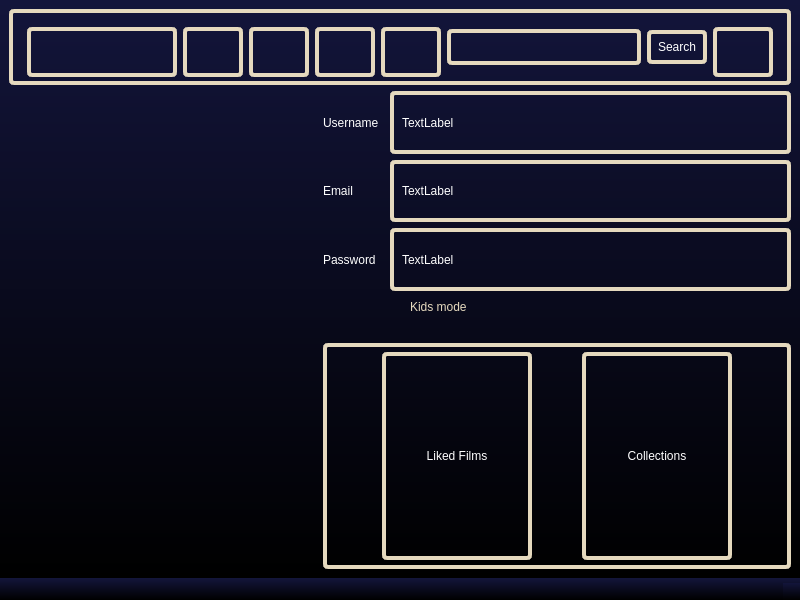
<?xml version="1.0" encoding="UTF-8"?>
<ui version="4.0">
 <class>PersUser</class>
 <widget class="QMainWindow" name="PersUser">
  <property name="geometry">
   <rect>
    <x>0</x>
    <y>0</y>
    <width>800</width>
    <height>600</height>
   </rect>
  </property>
  <property name="windowTitle">
   <string>MainWindow</string>
  </property>
  <property name="styleSheet">
   <string notr="true">background: qlineargradient(spread: pad, x1: 0, y1: 1, x2: 0, y2: 0, stop: 0 rgb(0, 0, 0), stop: 1 rgb(19, 21, 59));
color: white;</string>
  </property>
  <widget class="QWidget" name="centralwidget">
   <layout class="QGridLayout" name="gridLayout_2">
    <item row="1" column="1">
     <layout class="QVBoxLayout" name="verticalLayout_2">
      <item>
       <layout class="QGridLayout" name="gridLayout">
        <item row="3" column="1">
         <widget class="QRadioButton" name="radioButton">
          <property name="styleSheet">
           <string notr="true">background-color: rgba(255, 255, 255, 0);
color:rgb(229, 217, 190);</string>
          </property>
          <property name="text">
           <string>Kids mode</string>
          </property>
         </widget>
        </item>
        <item row="1" column="0">
         <widget class="QLabel" name="label_3">
          <property name="sizePolicy">
           <sizepolicy hsizetype="Minimum" vsizetype="Preferred">
            <horstretch>61</horstretch>
            <verstretch>0</verstretch>
           </sizepolicy>
          </property>
          <property name="maximumSize">
           <size>
            <width>61</width>
            <height>16777215</height>
           </size>
          </property>
          <property name="styleSheet">
           <string notr="true">background-color: rgba(255, 255, 255, 0);

</string>
          </property>
          <property name="text">
           <string>Email</string>
          </property>
         </widget>
        </item>
        <item row="0" column="1">
         <widget class="QLabel" name="label_6">
          <property name="sizePolicy">
           <sizepolicy hsizetype="Preferred" vsizetype="Preferred">
            <horstretch>0</horstretch>
            <verstretch>0</verstretch>
           </sizepolicy>
          </property>
          <property name="minimumSize">
           <size>
            <width>400</width>
            <height>20</height>
           </size>
          </property>
          <property name="styleSheet">
           <string notr="true">background-color: rgba(255, 255, 255, 0);
border: 4px solid rgb(229, 217, 190);
border-radius: 5px;
padding: 5px;

</string>
          </property>
          <property name="text">
           <string>TextLabel</string>
          </property>
         </widget>
        </item>
        <item row="0" column="0">
         <widget class="QLabel" name="label_2">
          <property name="sizePolicy">
           <sizepolicy hsizetype="Minimum" vsizetype="Preferred">
            <horstretch>61</horstretch>
            <verstretch>0</verstretch>
           </sizepolicy>
          </property>
          <property name="maximumSize">
           <size>
            <width>61</width>
            <height>16777215</height>
           </size>
          </property>
          <property name="styleSheet">
           <string notr="true">background-color: rgba(255, 255, 255, 0);


</string>
          </property>
          <property name="text">
           <string>Username</string>
          </property>
         </widget>
        </item>
        <item row="2" column="0">
         <widget class="QLabel" name="label_5">
          <property name="sizePolicy">
           <sizepolicy hsizetype="Minimum" vsizetype="Preferred">
            <horstretch>61</horstretch>
            <verstretch>0</verstretch>
           </sizepolicy>
          </property>
          <property name="maximumSize">
           <size>
            <width>61</width>
            <height>16777215</height>
           </size>
          </property>
          <property name="styleSheet">
           <string notr="true">background-color: rgba(255, 255, 255, 0);

</string>
          </property>
          <property name="text">
           <string>Password</string>
          </property>
         </widget>
        </item>
        <item row="1" column="1">
         <widget class="QLabel" name="label_7">
          <property name="minimumSize">
           <size>
            <width>400</width>
            <height>20</height>
           </size>
          </property>
          <property name="styleSheet">
           <string notr="true">background-color: rgba(255, 255, 255, 0);
border: 4px solid rgb(229, 217, 190);
border-radius: 5px;
padding: 5px;

</string>
          </property>
          <property name="text">
           <string>TextLabel</string>
          </property>
         </widget>
        </item>
        <item row="2" column="1">
         <widget class="QLabel" name="label_8">
          <property name="minimumSize">
           <size>
            <width>400</width>
            <height>20</height>
           </size>
          </property>
          <property name="styleSheet">
           <string notr="true">background-color: rgba(255, 255, 255, 0);
border: 4px solid rgb(229, 217, 190);
border-radius: 5px;
padding: 5px;

</string>
          </property>
          <property name="text">
           <string>TextLabel</string>
          </property>
         </widget>
        </item>
       </layout>
      </item>
      <item>
       <layout class="QVBoxLayout" name="verticalLayout">
        <item>
         <spacer name="horizontalSpacer">
          <property name="orientation">
           <enum>Qt::Horizontal</enum>
          </property>
          <property name="sizeHint" stdset="0">
           <size>
            <width>40</width>
            <height>20</height>
           </size>
          </property>
         </spacer>
        </item>
       </layout>
      </item>
      <item>
       <layout class="QHBoxLayout" name="horizontalLayout_5">
        <item>
         <widget class="QWidget" name="widget" native="true">
          <property name="styleSheet">
           <string notr="true">background-color: rgba(255, 255, 255, 0);
border: 4px solid rgb(229, 217, 190);
border-radius: 5px;
padding: 5px;
</string>
          </property>
          <layout class="QHBoxLayout" name="horizontalLayout_6">
           <item>
            <layout class="QHBoxLayout" name="horizontalLayout_4">
             <property name="spacing">
              <number>50</number>
             </property>
             <property name="leftMargin">
              <number>50</number>
             </property>
             <property name="rightMargin">
              <number>50</number>
             </property>
             <item>
              <widget class="QPushButton" name="LikedBut">
               <property name="sizePolicy">
                <sizepolicy hsizetype="Preferred" vsizetype="Preferred">
                 <horstretch>150</horstretch>
                 <verstretch>200</verstretch>
                </sizepolicy>
               </property>
               <property name="minimumSize">
                <size>
                 <width>150</width>
                 <height>200</height>
                </size>
               </property>
               <property name="maximumSize">
                <size>
                 <width>250</width>
                 <height>16777215</height>
                </size>
               </property>
               <property name="text">
                <string>Liked Films</string>
               </property>
              </widget>
             </item>
             <item>
              <widget class="QPushButton" name="CollectionsBut">
               <property name="sizePolicy">
                <sizepolicy hsizetype="Preferred" vsizetype="Preferred">
                 <horstretch>150</horstretch>
                 <verstretch>200</verstretch>
                </sizepolicy>
               </property>
               <property name="minimumSize">
                <size>
                 <width>150</width>
                 <height>200</height>
                </size>
               </property>
               <property name="maximumSize">
                <size>
                 <width>250</width>
                 <height>16777215</height>
                </size>
               </property>
               <property name="text">
                <string>Collections</string>
               </property>
              </widget>
             </item>
            </layout>
           </item>
          </layout>
         </widget>
        </item>
       </layout>
      </item>
     </layout>
    </item>
    <item row="0" column="0" colspan="2">
     <layout class="QHBoxLayout" name="horizontalLayout_2">
      <item>
       <widget class="QFrame" name="frame">
        <property name="sizePolicy">
         <sizepolicy hsizetype="Preferred" vsizetype="Fixed">
          <horstretch>0</horstretch>
          <verstretch>76</verstretch>
         </sizepolicy>
        </property>
        <property name="minimumSize">
         <size>
          <width>0</width>
          <height>76</height>
         </size>
        </property>
        <property name="maximumSize">
         <size>
          <width>16777215</width>
          <height>76</height>
         </size>
        </property>
        <property name="styleSheet">
         <string notr="true">background-color: rgba(255, 255, 255, 0);
border: 4px solid rgb(229, 217, 190);
border-radius: 5px;
padding: 5px;
</string>
        </property>
        <property name="frameShape">
         <enum>QFrame::StyledPanel</enum>
        </property>
        <property name="frameShadow">
         <enum>QFrame::Raised</enum>
        </property>
        <layout class="QHBoxLayout" name="horizontalLayout_3" stretch="4,0,1,1,1,3,1,0">
         <item>
          <widget class="QLabel" name="label">
           <property name="minimumSize">
            <size>
             <width>150</width>
             <height>50</height>
            </size>
           </property>
           <property name="maximumSize">
            <size>
             <width>150</width>
             <height>50</height>
            </size>
           </property>
           <property name="styleSheet">
            <string notr="true">border-image: url(:/rec/Pics/LogoRem.png);</string>
           </property>
           <property name="text">
            <string/>
           </property>
          </widget>
         </item>
         <item>
          <widget class="QPushButton" name="HomeBPU">
           <property name="sizePolicy">
            <sizepolicy hsizetype="Fixed" vsizetype="Fixed">
             <horstretch>60</horstretch>
             <verstretch>50</verstretch>
            </sizepolicy>
           </property>
           <property name="minimumSize">
            <size>
             <width>60</width>
             <height>50</height>
            </size>
           </property>
           <property name="maximumSize">
            <size>
             <width>60</width>
             <height>50</height>
            </size>
           </property>
           <property name="styleSheet">
            <string notr="true">border-image: url(:/rec/Pics/housenormal.png);</string>
           </property>
           <property name="text">
            <string/>
           </property>
          </widget>
         </item>
         <item>
          <widget class="QPushButton" name="FilmsBPU">
           <property name="sizePolicy">
            <sizepolicy hsizetype="Fixed" vsizetype="Fixed">
             <horstretch>60</horstretch>
             <verstretch>50</verstretch>
            </sizepolicy>
           </property>
           <property name="minimumSize">
            <size>
             <width>60</width>
             <height>50</height>
            </size>
           </property>
           <property name="maximumSize">
            <size>
             <width>60</width>
             <height>50</height>
            </size>
           </property>
           <property name="styleSheet">
            <string notr="true">border-image: url(:/rec/Pics/Films.png);</string>
           </property>
           <property name="text">
            <string/>
           </property>
          </widget>
         </item>
         <item>
          <widget class="QPushButton" name="TVShowsPU">
           <property name="sizePolicy">
            <sizepolicy hsizetype="Fixed" vsizetype="Fixed">
             <horstretch>60</horstretch>
             <verstretch>50</verstretch>
            </sizepolicy>
           </property>
           <property name="minimumSize">
            <size>
             <width>60</width>
             <height>50</height>
            </size>
           </property>
           <property name="maximumSize">
            <size>
             <width>60</width>
             <height>50</height>
            </size>
           </property>
           <property name="styleSheet">
            <string notr="true">border-image: url(:/rec/Pics/TVShows.png);</string>
           </property>
           <property name="text">
            <string/>
           </property>
          </widget>
         </item>
         <item>
          <widget class="QPushButton" name="KidsBPU">
           <property name="sizePolicy">
            <sizepolicy hsizetype="Fixed" vsizetype="Fixed">
             <horstretch>60</horstretch>
             <verstretch>50</verstretch>
            </sizepolicy>
           </property>
           <property name="minimumSize">
            <size>
             <width>60</width>
             <height>50</height>
            </size>
           </property>
           <property name="maximumSize">
            <size>
             <width>60</width>
             <height>50</height>
            </size>
           </property>
           <property name="styleSheet">
            <string notr="true">border-image: url(:/rec/Pics/Kids.png);</string>
           </property>
           <property name="text">
            <string/>
           </property>
          </widget>
         </item>
         <item>
          <widget class="QLineEdit" name="lineEdit">
           <property name="sizePolicy">
            <sizepolicy hsizetype="Expanding" vsizetype="Fixed">
             <horstretch>0</horstretch>
             <verstretch>36</verstretch>
            </sizepolicy>
           </property>
           <property name="minimumSize">
            <size>
             <width>0</width>
             <height>36</height>
            </size>
           </property>
           <property name="maximumSize">
            <size>
             <width>16777215</width>
             <height>36</height>
            </size>
           </property>
          </widget>
         </item>
         <item>
          <widget class="QPushButton" name="pushButton_5">
           <property name="sizePolicy">
            <sizepolicy hsizetype="Fixed" vsizetype="Fixed">
             <horstretch>60</horstretch>
             <verstretch>34</verstretch>
            </sizepolicy>
           </property>
           <property name="minimumSize">
            <size>
             <width>60</width>
             <height>34</height>
            </size>
           </property>
           <property name="maximumSize">
            <size>
             <width>60</width>
             <height>34</height>
            </size>
           </property>
           <property name="text">
            <string>Search</string>
           </property>
          </widget>
         </item>
         <item>
          <widget class="QPushButton" name="UserPU">
           <property name="sizePolicy">
            <sizepolicy hsizetype="Fixed" vsizetype="Fixed">
             <horstretch>60</horstretch>
             <verstretch>50</verstretch>
            </sizepolicy>
           </property>
           <property name="minimumSize">
            <size>
             <width>60</width>
             <height>50</height>
            </size>
           </property>
           <property name="maximumSize">
            <size>
             <width>60</width>
             <height>50</height>
            </size>
           </property>
           <property name="styleSheet">
            <string notr="true">border-image: url(:/rec/Pics/profile-user.png);</string>
           </property>
           <property name="text">
            <string/>
           </property>
          </widget>
         </item>
        </layout>
       </widget>
      </item>
     </layout>
    </item>
    <item row="1" column="0">
     <layout class="QVBoxLayout" name="verticalLayout_3">
      <item>
       <widget class="QLabel" name="label_10">
        <property name="sizePolicy">
         <sizepolicy hsizetype="Expanding" vsizetype="Preferred">
          <horstretch>0</horstretch>
          <verstretch>0</verstretch>
         </sizepolicy>
        </property>
        <property name="minimumSize">
         <size>
          <width>0</width>
          <height>60</height>
         </size>
        </property>
        <property name="maximumSize">
         <size>
          <width>500</width>
          <height>16777215</height>
         </size>
        </property>
        <property name="styleSheet">
         <string notr="true">background-color: rgba(255, 255, 255, 0);</string>
        </property>
        <property name="text">
         <string/>
        </property>
       </widget>
      </item>
      <item>
       <widget class="QLabel" name="label_4">
        <property name="sizePolicy">
         <sizepolicy hsizetype="Expanding" vsizetype="Expanding">
          <horstretch>0</horstretch>
          <verstretch>0</verstretch>
         </sizepolicy>
        </property>
        <property name="minimumSize">
         <size>
          <width>255</width>
          <height>255</height>
         </size>
        </property>
        <property name="maximumSize">
         <size>
          <width>450</width>
          <height>500</height>
         </size>
        </property>
        <property name="styleSheet">
         <string notr="true">border-image: url(:/rec/Pics/profile-user.png);
background-color: rgba(255, 255, 255, 0);</string>
        </property>
        <property name="text">
         <string/>
        </property>
       </widget>
      </item>
      <item>
       <widget class="QLabel" name="label_9">
        <property name="sizePolicy">
         <sizepolicy hsizetype="Expanding" vsizetype="Preferred">
          <horstretch>0</horstretch>
          <verstretch>0</verstretch>
         </sizepolicy>
        </property>
        <property name="minimumSize">
         <size>
          <width>0</width>
          <height>60</height>
         </size>
        </property>
        <property name="maximumSize">
         <size>
          <width>500</width>
          <height>16777215</height>
         </size>
        </property>
        <property name="styleSheet">
         <string notr="true">background-color: rgba(255, 255, 255, 0);</string>
        </property>
        <property name="text">
         <string/>
        </property>
       </widget>
      </item>
     </layout>
    </item>
   </layout>
  </widget>
  <widget class="QMenuBar" name="menubar">
   <property name="geometry">
    <rect>
     <x>0</x>
     <y>0</y>
     <width>800</width>
     <height>36</height>
    </rect>
   </property>
  </widget>
  <widget class="QStatusBar" name="statusbar"/>
 </widget>
 <resources/>
 <connections/>
</ui>
